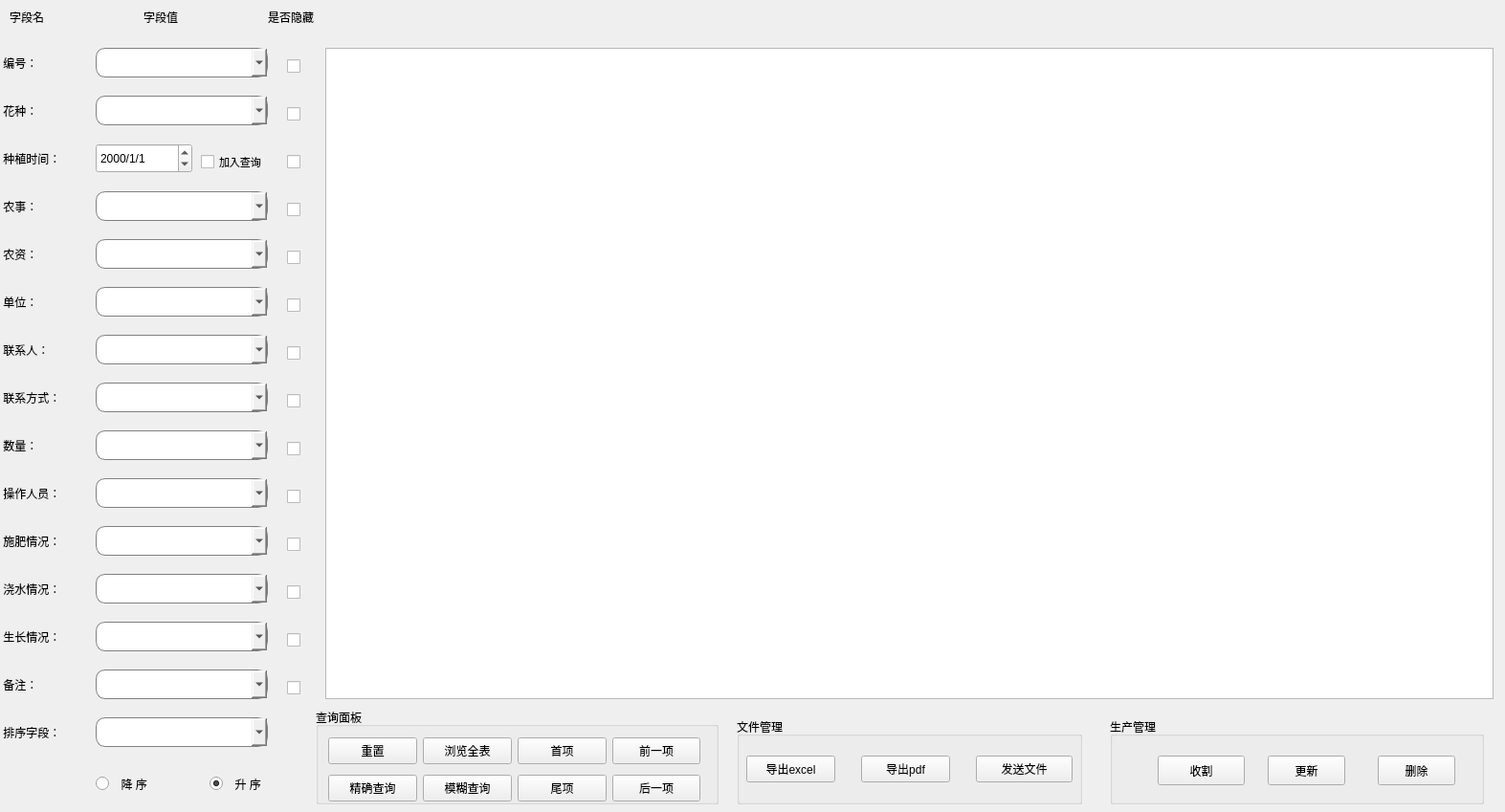
<?xml version="1.0" encoding="UTF-8"?>
<ui version="4.0">
 <class>selectWidget</class>
 <widget class="QWidget" name="selectWidget">
  <property name="geometry">
   <rect>
    <x>0</x>
    <y>0</y>
    <width>1573</width>
    <height>849</height>
   </rect>
  </property>
  <property name="windowTitle">
   <string>selectWidget</string>
  </property>
  <property name="windowIcon">
   <iconset resource="main.qrc">
    <normaloff>:/image/花.png</normaloff>:/image/花.png</iconset>
  </property>
  <widget class="QComboBox" name="feiliao">
   <property name="geometry">
    <rect>
     <x>100</x>
     <y>550</y>
     <width>180</width>
     <height>31</height>
    </rect>
   </property>
   <property name="styleSheet">
    <string notr="true">border: 1px solid gray;/*设置边框的粗细，以及颜色*/
border-radius: 10px;/*设置圆角的大小*/
padding: 0 8px;/*如果没有内容光标在开始往后移动0.8像素点*/
selection-background-color: darkgray;
   </string>
   </property>
   <property name="editable">
    <bool>true</bool>
   </property>
   <item>
    <property name="text">
     <string/>
    </property>
   </item>
   <item>
    <property name="text">
     <string>急缺肥料</string>
    </property>
   </item>
   <item>
    <property name="text">
     <string>缺少少量肥料</string>
    </property>
   </item>
   <item>
    <property name="text">
     <string>肥料情况正常</string>
    </property>
   </item>
  </widget>
  <widget class="QComboBox" name="growth">
   <property name="geometry">
    <rect>
     <x>100</x>
     <y>650</y>
     <width>180</width>
     <height>31</height>
    </rect>
   </property>
   <property name="styleSheet">
    <string notr="true">border: 1px solid gray;/*设置边框的粗细，以及颜色*/
border-radius: 10px;/*设置圆角的大小*/
padding: 0 8px;/*如果没有内容光标在开始往后移动0.8像素点*/
selection-background-color: darkgray;
   </string>
   </property>
   <property name="editable">
    <bool>true</bool>
   </property>
   <item>
    <property name="text">
     <string/>
    </property>
   </item>
   <item>
    <property name="text">
     <string>A</string>
    </property>
   </item>
   <item>
    <property name="text">
     <string>B+</string>
    </property>
   </item>
   <item>
    <property name="text">
     <string>B</string>
    </property>
   </item>
   <item>
    <property name="text">
     <string>C+</string>
    </property>
   </item>
   <item>
    <property name="text">
     <string>C</string>
    </property>
   </item>
   <item>
    <property name="text">
     <string>D</string>
    </property>
   </item>
  </widget>
  <widget class="QLabel" name="label_6">
   <property name="geometry">
    <rect>
     <x>0</x>
     <y>300</y>
     <width>91</width>
     <height>31</height>
    </rect>
   </property>
   <property name="styleSheet">
    <string notr="true">font: 20 12pt &quot;楷体&quot;;
</string>
   </property>
   <property name="text">
    <string> 单位：</string>
   </property>
  </widget>
  <widget class="QCheckBox" name="checktime">
   <property name="geometry">
    <rect>
     <x>300</x>
     <y>160</y>
     <width>31</width>
     <height>19</height>
    </rect>
   </property>
   <property name="font">
    <font>
     <family>Agency FB</family>
     <pointsize>8</pointsize>
    </font>
   </property>
   <property name="text">
    <string/>
   </property>
  </widget>
  <widget class="QLabel" name="label_9">
   <property name="geometry">
    <rect>
     <x>0</x>
     <y>450</y>
     <width>91</width>
     <height>31</height>
    </rect>
   </property>
   <property name="styleSheet">
    <string notr="true">font: 20 12pt &quot;楷体&quot;;
</string>
   </property>
   <property name="text">
    <string> 数量：</string>
   </property>
  </widget>
  <widget class="QComboBox" name="phone">
   <property name="geometry">
    <rect>
     <x>100</x>
     <y>400</y>
     <width>180</width>
     <height>31</height>
    </rect>
   </property>
   <property name="styleSheet">
    <string notr="true">border: 1px solid gray;/*设置边框的粗细，以及颜色*/
border-radius: 10px;/*设置圆角的大小*/
padding: 0 8px;/*如果没有内容光标在开始往后移动0.8像素点*/
selection-background-color: darkgray;
   </string>
   </property>
   <property name="editable">
    <bool>true</bool>
   </property>
   <item>
    <property name="text">
     <string/>
    </property>
   </item>
   <item>
    <property name="text">
     <string>13199988367</string>
    </property>
   </item>
   <item>
    <property name="text">
     <string>18654293471</string>
    </property>
   </item>
   <item>
    <property name="text">
     <string>15914477918</string>
    </property>
   </item>
   <item>
    <property name="text">
     <string>18660628727</string>
    </property>
   </item>
   <item>
    <property name="text">
     <string>18711931260</string>
    </property>
   </item>
  </widget>
  <widget class="QLabel" name="label_11">
   <property name="geometry">
    <rect>
     <x>0</x>
     <y>550</y>
     <width>91</width>
     <height>31</height>
    </rect>
   </property>
   <property name="styleSheet">
    <string notr="true">font: 20 12pt &quot;楷体&quot;;
</string>
   </property>
   <property name="text">
    <string> 施肥情况：</string>
   </property>
  </widget>
  <widget class="QComboBox" name="flowername">
   <property name="geometry">
    <rect>
     <x>100</x>
     <y>100</y>
     <width>180</width>
     <height>31</height>
    </rect>
   </property>
   <property name="styleSheet">
    <string notr="true">border: 1px solid gray;/*设置边框的粗细，以及颜色*/
border-radius: 10px;/*设置圆角的大小*/
padding: 0 8px;/*如果没有内容光标在开始往后移动0.8像素点*/
selection-background-color: darkgray;
   </string>
   </property>
   <property name="editable">
    <bool>true</bool>
   </property>
   <item>
    <property name="text">
     <string/>
    </property>
   </item>
   <item>
    <property name="text">
     <string>郁金香</string>
    </property>
   </item>
   <item>
    <property name="text">
     <string>玫瑰</string>
    </property>
   </item>
   <item>
    <property name="text">
     <string>水仙</string>
    </property>
   </item>
   <item>
    <property name="text">
     <string>康乃馨</string>
    </property>
   </item>
   <item>
    <property name="text">
     <string>百合</string>
    </property>
   </item>
  </widget>
  <widget class="QLabel" name="label_12">
   <property name="geometry">
    <rect>
     <x>0</x>
     <y>600</y>
     <width>91</width>
     <height>31</height>
    </rect>
   </property>
   <property name="styleSheet">
    <string notr="true">font: 20 12pt &quot;楷体&quot;;
</string>
   </property>
   <property name="text">
    <string> 浇水情况：</string>
   </property>
  </widget>
  <widget class="QCheckBox" name="checkcompany">
   <property name="geometry">
    <rect>
     <x>300</x>
     <y>310</y>
     <width>31</width>
     <height>19</height>
    </rect>
   </property>
   <property name="font">
    <font>
     <family>Agency FB</family>
     <pointsize>8</pointsize>
    </font>
   </property>
   <property name="text">
    <string/>
   </property>
  </widget>
  <widget class="QCheckBox" name="checkid">
   <property name="geometry">
    <rect>
     <x>300</x>
     <y>60</y>
     <width>31</width>
     <height>19</height>
    </rect>
   </property>
   <property name="font">
    <font>
     <family>Agency FB</family>
     <pointsize>8</pointsize>
    </font>
   </property>
   <property name="text">
    <string/>
   </property>
  </widget>
  <widget class="QLabel" name="label_7">
   <property name="geometry">
    <rect>
     <x>0</x>
     <y>350</y>
     <width>91</width>
     <height>31</height>
    </rect>
   </property>
   <property name="styleSheet">
    <string notr="true">font: 20 12pt &quot;楷体&quot;;
</string>
   </property>
   <property name="text">
    <string> 联系人：</string>
   </property>
  </widget>
  <widget class="QComboBox" name="thing">
   <property name="geometry">
    <rect>
     <x>100</x>
     <y>200</y>
     <width>180</width>
     <height>31</height>
    </rect>
   </property>
   <property name="styleSheet">
    <string notr="true">border: 1px solid gray;/*设置边框的粗细，以及颜色*/
border-radius: 10px;/*设置圆角的大小*/
padding: 0 8px;/*如果没有内容光标在开始往后移动0.8像素点*/
selection-background-color: darkgray;
   </string>
   </property>
   <property name="editable">
    <bool>true</bool>
   </property>
   <item>
    <property name="text">
     <string/>
    </property>
   </item>
   <item>
    <property name="text">
     <string>7</string>
    </property>
   </item>
   <item>
    <property name="text">
     <string>8</string>
    </property>
   </item>
   <item>
    <property name="text">
     <string>9</string>
    </property>
   </item>
  </widget>
  <widget class="QLabel" name="label_2">
   <property name="geometry">
    <rect>
     <x>0</x>
     <y>150</y>
     <width>91</width>
     <height>31</height>
    </rect>
   </property>
   <property name="styleSheet">
    <string notr="true">font: 20 12pt &quot;楷体&quot;;
</string>
   </property>
   <property name="text">
    <string> 种植时间：</string>
   </property>
  </widget>
  <widget class="QCheckBox" name="checkconnect">
   <property name="geometry">
    <rect>
     <x>300</x>
     <y>360</y>
     <width>31</width>
     <height>19</height>
    </rect>
   </property>
   <property name="font">
    <font>
     <family>Agency FB</family>
     <pointsize>8</pointsize>
    </font>
   </property>
   <property name="text">
    <string/>
   </property>
  </widget>
  <widget class="QLabel" name="label_18">
   <property name="geometry">
    <rect>
     <x>280</x>
     <y>10</y>
     <width>91</width>
     <height>16</height>
    </rect>
   </property>
   <property name="styleSheet">
    <string notr="true">font: 12pt &quot;楷体&quot;;</string>
   </property>
   <property name="text">
    <string>是否隐藏</string>
   </property>
  </widget>
  <widget class="QComboBox" name="id">
   <property name="geometry">
    <rect>
     <x>100</x>
     <y>50</y>
     <width>180</width>
     <height>31</height>
    </rect>
   </property>
   <property name="styleSheet">
    <string notr="true">border: 1px solid gray;/*设置边框的粗细，以及颜色*/
border-radius: 10px;/*设置圆角的大小*/
padding: 0 8px;/*如果没有内容光标在开始往后移动0.8像素点*/
selection-background-color: darkgray;
   </string>
   </property>
   <property name="editable">
    <bool>true</bool>
   </property>
   <item>
    <property name="text">
     <string/>
    </property>
   </item>
   <item>
    <property name="text">
     <string>2</string>
    </property>
   </item>
   <item>
    <property name="text">
     <string>3</string>
    </property>
   </item>
   <item>
    <property name="text">
     <string>4</string>
    </property>
   </item>
   <item>
    <property name="text">
     <string>5</string>
    </property>
   </item>
   <item>
    <property name="text">
     <string>6</string>
    </property>
   </item>
   <item>
    <property name="text">
     <string>7</string>
    </property>
   </item>
   <item>
    <property name="text">
     <string>8</string>
    </property>
   </item>
   <item>
    <property name="text">
     <string>9</string>
    </property>
   </item>
  </widget>
  <widget class="QRadioButton" name="shengxu">
   <property name="geometry">
    <rect>
     <x>219</x>
     <y>810</y>
     <width>91</width>
     <height>19</height>
    </rect>
   </property>
   <property name="styleSheet">
    <string notr="true">font: 20 12pt &quot;楷体&quot;;
</string>
   </property>
   <property name="text">
    <string>  升 序</string>
   </property>
   <property name="checked">
    <bool>true</bool>
   </property>
  </widget>
  <widget class="QCheckBox" name="checkfeiliao">
   <property name="geometry">
    <rect>
     <x>300</x>
     <y>560</y>
     <width>31</width>
     <height>19</height>
    </rect>
   </property>
   <property name="font">
    <font>
     <family>Agency FB</family>
     <pointsize>8</pointsize>
    </font>
   </property>
   <property name="text">
    <string/>
   </property>
  </widget>
  <widget class="QLabel" name="label">
   <property name="geometry">
    <rect>
     <x>0</x>
     <y>50</y>
     <width>91</width>
     <height>31</height>
    </rect>
   </property>
   <property name="styleSheet">
    <string notr="true">font: 20 12pt &quot;楷体&quot;;
</string>
   </property>
   <property name="text">
    <string> 编号：</string>
   </property>
  </widget>
  <widget class="QCheckBox" name="checkothers">
   <property name="geometry">
    <rect>
     <x>300</x>
     <y>710</y>
     <width>31</width>
     <height>19</height>
    </rect>
   </property>
   <property name="font">
    <font>
     <family>Agency FB</family>
     <pointsize>8</pointsize>
    </font>
   </property>
   <property name="text">
    <string/>
   </property>
  </widget>
  <widget class="QLabel" name="label_8">
   <property name="geometry">
    <rect>
     <x>0</x>
     <y>400</y>
     <width>91</width>
     <height>31</height>
    </rect>
   </property>
   <property name="styleSheet">
    <string notr="true">font: 20 12pt &quot;楷体&quot;;
</string>
   </property>
   <property name="text">
    <string> 联系方式：</string>
   </property>
  </widget>
  <widget class="QTableView" name="tableView">
   <property name="geometry">
    <rect>
     <x>340</x>
     <y>50</y>
     <width>1221</width>
     <height>681</height>
    </rect>
   </property>
  </widget>
  <widget class="QComboBox" name="money">
   <property name="geometry">
    <rect>
     <x>100</x>
     <y>250</y>
     <width>180</width>
     <height>31</height>
    </rect>
   </property>
   <property name="styleSheet">
    <string notr="true">border: 1px solid gray;/*设置边框的粗细，以及颜色*/
border-radius: 10px;/*设置圆角的大小*/
padding: 0 8px;/*如果没有内容光标在开始往后移动0.8像素点*/
selection-background-color: darkgray;
   </string>
   </property>
   <property name="editable">
    <bool>true</bool>
   </property>
   <item>
    <property name="text">
     <string/>
    </property>
   </item>
   <item>
    <property name="text">
     <string>8</string>
    </property>
   </item>
   <item>
    <property name="text">
     <string>9</string>
    </property>
   </item>
  </widget>
  <widget class="QRadioButton" name="jiangxu">
   <property name="geometry">
    <rect>
     <x>100</x>
     <y>810</y>
     <width>101</width>
     <height>19</height>
    </rect>
   </property>
   <property name="styleSheet">
    <string notr="true">font: 20 12pt &quot;楷体&quot;;
</string>
   </property>
   <property name="text">
    <string>  降 序</string>
   </property>
   <property name="checkable">
    <bool>true</bool>
   </property>
   <property name="checked">
    <bool>false</bool>
   </property>
   <property name="autoRepeat">
    <bool>false</bool>
   </property>
  </widget>
  <widget class="QComboBox" name="thesort">
   <property name="geometry">
    <rect>
     <x>100</x>
     <y>750</y>
     <width>180</width>
     <height>31</height>
    </rect>
   </property>
   <property name="styleSheet">
    <string notr="true">border: 1px solid gray;/*设置边框的粗细，以及颜色*/
border-radius: 10px;/*设置圆角的大小*/
padding: 0 8px;/*如果没有内容光标在开始往后移动0.8像素点*/
selection-background-color: darkgray;
   </string>
   </property>
   <property name="editable">
    <bool>true</bool>
   </property>
  </widget>
  <widget class="QLabel" name="label_13">
   <property name="geometry">
    <rect>
     <x>0</x>
     <y>650</y>
     <width>91</width>
     <height>31</height>
    </rect>
   </property>
   <property name="styleSheet">
    <string notr="true">font: 20 12pt &quot;楷体&quot;;
</string>
   </property>
   <property name="text">
    <string> 生长情况：</string>
   </property>
  </widget>
  <widget class="QComboBox" name="water">
   <property name="geometry">
    <rect>
     <x>100</x>
     <y>600</y>
     <width>180</width>
     <height>31</height>
    </rect>
   </property>
   <property name="styleSheet">
    <string notr="true">border: 1px solid gray;/*设置边框的粗细，以及颜色*/
border-radius: 10px;/*设置圆角的大小*/
padding: 0 8px;/*如果没有内容光标在开始往后移动0.8像素点*/
selection-background-color: darkgray;
   </string>
   </property>
   <property name="editable">
    <bool>true</bool>
   </property>
   <item>
    <property name="text">
     <string/>
    </property>
   </item>
   <item>
    <property name="text">
     <string>急缺水</string>
    </property>
   </item>
   <item>
    <property name="text">
     <string>缺少量水</string>
    </property>
   </item>
   <item>
    <property name="text">
     <string>浇水情况正常</string>
    </property>
   </item>
  </widget>
  <widget class="QCheckBox" name="checkmoney">
   <property name="geometry">
    <rect>
     <x>300</x>
     <y>260</y>
     <width>31</width>
     <height>19</height>
    </rect>
   </property>
   <property name="font">
    <font>
     <family>Agency FB</family>
     <pointsize>8</pointsize>
    </font>
   </property>
   <property name="text">
    <string/>
   </property>
  </widget>
  <widget class="QCheckBox" name="checkphone">
   <property name="geometry">
    <rect>
     <x>300</x>
     <y>410</y>
     <width>31</width>
     <height>19</height>
    </rect>
   </property>
   <property name="font">
    <font>
     <family>Agency FB</family>
     <pointsize>8</pointsize>
    </font>
   </property>
   <property name="text">
    <string/>
   </property>
  </widget>
  <widget class="QCheckBox" name="checkwater">
   <property name="geometry">
    <rect>
     <x>300</x>
     <y>610</y>
     <width>31</width>
     <height>19</height>
    </rect>
   </property>
   <property name="font">
    <font>
     <family>Agency FB</family>
     <pointsize>8</pointsize>
    </font>
   </property>
   <property name="text">
    <string/>
   </property>
  </widget>
  <widget class="QLabel" name="label_15">
   <property name="geometry">
    <rect>
     <x>0</x>
     <y>700</y>
     <width>91</width>
     <height>31</height>
    </rect>
   </property>
   <property name="styleSheet">
    <string notr="true">font: 20 12pt &quot;楷体&quot;;
</string>
   </property>
   <property name="text">
    <string> 备注：</string>
   </property>
  </widget>
  <widget class="QLabel" name="label_3">
   <property name="geometry">
    <rect>
     <x>10</x>
     <y>10</y>
     <width>72</width>
     <height>15</height>
    </rect>
   </property>
   <property name="styleSheet">
    <string notr="true">font: 12pt &quot;楷体&quot;;</string>
   </property>
   <property name="text">
    <string>字段名</string>
   </property>
  </widget>
  <widget class="QCheckBox" name="checkBox">
   <property name="geometry">
    <rect>
     <x>210</x>
     <y>160</y>
     <width>81</width>
     <height>19</height>
    </rect>
   </property>
   <property name="font">
    <font>
     <family>楷体</family>
     <pointsize>8</pointsize>
     <weight>1</weight>
     <italic>false</italic>
     <bold>false</bold>
    </font>
   </property>
   <property name="styleSheet">
    <string notr="true">font: 8 8pt &quot;楷体&quot;;
</string>
   </property>
   <property name="text">
    <string>加入查询</string>
   </property>
  </widget>
  <widget class="QComboBox" name="operater">
   <property name="geometry">
    <rect>
     <x>100</x>
     <y>500</y>
     <width>180</width>
     <height>31</height>
    </rect>
   </property>
   <property name="styleSheet">
    <string notr="true">border: 1px solid gray;/*设置边框的粗细，以及颜色*/
border-radius: 10px;/*设置圆角的大小*/
padding: 0 8px;/*如果没有内容光标在开始往后移动0.8像素点*/
selection-background-color: darkgray;
   </string>
   </property>
   <property name="editable">
    <bool>true</bool>
   </property>
   <item>
    <property name="text">
     <string/>
    </property>
   </item>
   <item>
    <property name="text">
     <string>钱光府</string>
    </property>
   </item>
   <item>
    <property name="text">
     <string>李墟洪</string>
    </property>
   </item>
   <item>
    <property name="text">
     <string>李斗翼</string>
    </property>
   </item>
   <item>
    <property name="text">
     <string>褚孺龙</string>
    </property>
   </item>
   <item>
    <property name="text">
     <string>李饯</string>
    </property>
   </item>
  </widget>
  <widget class="QCheckBox" name="checkoperator">
   <property name="geometry">
    <rect>
     <x>300</x>
     <y>510</y>
     <width>31</width>
     <height>19</height>
    </rect>
   </property>
   <property name="font">
    <font>
     <family>Agency FB</family>
     <pointsize>8</pointsize>
    </font>
   </property>
   <property name="text">
    <string/>
   </property>
  </widget>
  <widget class="QLabel" name="label_10">
   <property name="geometry">
    <rect>
     <x>0</x>
     <y>500</y>
     <width>91</width>
     <height>31</height>
    </rect>
   </property>
   <property name="styleSheet">
    <string notr="true">font: 20 12pt &quot;楷体&quot;;
</string>
   </property>
   <property name="text">
    <string> 操作人员：</string>
   </property>
  </widget>
  <widget class="QLabel" name="label_5">
   <property name="geometry">
    <rect>
     <x>0</x>
     <y>250</y>
     <width>91</width>
     <height>31</height>
    </rect>
   </property>
   <property name="styleSheet">
    <string notr="true">font: 20 12pt &quot;楷体&quot;;
</string>
   </property>
   <property name="text">
    <string> 农资：</string>
   </property>
  </widget>
  <widget class="QComboBox" name="num">
   <property name="geometry">
    <rect>
     <x>100</x>
     <y>450</y>
     <width>180</width>
     <height>31</height>
    </rect>
   </property>
   <property name="styleSheet">
    <string notr="true">border: 1px solid gray;/*设置边框的粗细，以及颜色*/
border-radius: 10px;/*设置圆角的大小*/
padding: 0 8px;/*如果没有内容光标在开始往后移动0.8像素点*/
selection-background-color: darkgray;
   </string>
   </property>
   <property name="editable">
    <bool>true</bool>
   </property>
   <item>
    <property name="text">
     <string/>
    </property>
   </item>
   <item>
    <property name="text">
     <string>2</string>
    </property>
   </item>
   <item>
    <property name="text">
     <string>3</string>
    </property>
   </item>
   <item>
    <property name="text">
     <string>4</string>
    </property>
   </item>
   <item>
    <property name="text">
     <string>5</string>
    </property>
   </item>
   <item>
    <property name="text">
     <string>6</string>
    </property>
   </item>
   <item>
    <property name="text">
     <string>7</string>
    </property>
   </item>
   <item>
    <property name="text">
     <string>8</string>
    </property>
   </item>
   <item>
    <property name="text">
     <string>9</string>
    </property>
   </item>
  </widget>
  <widget class="QCheckBox" name="checkname">
   <property name="geometry">
    <rect>
     <x>300</x>
     <y>110</y>
     <width>31</width>
     <height>19</height>
    </rect>
   </property>
   <property name="font">
    <font>
     <family>Agency FB</family>
     <pointsize>8</pointsize>
    </font>
   </property>
   <property name="text">
    <string/>
   </property>
  </widget>
  <widget class="QComboBox" name="others">
   <property name="geometry">
    <rect>
     <x>100</x>
     <y>700</y>
     <width>180</width>
     <height>31</height>
    </rect>
   </property>
   <property name="styleSheet">
    <string notr="true">border: 1px solid gray;/*设置边框的粗细，以及颜色*/
border-radius: 10px;/*设置圆角的大小*/
padding: 0 8px;/*如果没有内容光标在开始往后移动0.8像素点*/
selection-background-color: darkgray;
   </string>
   </property>
   <property name="editable">
    <bool>true</bool>
   </property>
  </widget>
  <widget class="QCheckBox" name="checkgrowth">
   <property name="geometry">
    <rect>
     <x>300</x>
     <y>660</y>
     <width>31</width>
     <height>19</height>
    </rect>
   </property>
   <property name="font">
    <font>
     <family>Agency FB</family>
     <pointsize>8</pointsize>
    </font>
   </property>
   <property name="text">
    <string/>
   </property>
  </widget>
  <widget class="QDateTimeEdit" name="starttime">
   <property name="geometry">
    <rect>
     <x>100</x>
     <y>150</y>
     <width>101</width>
     <height>31</height>
    </rect>
   </property>
   <property name="styleSheet">
    <string notr="true"/>
   </property>
   <property name="displayFormat">
    <string>yyyy/M/d </string>
   </property>
  </widget>
  <widget class="QComboBox" name="contacts">
   <property name="geometry">
    <rect>
     <x>100</x>
     <y>350</y>
     <width>180</width>
     <height>31</height>
    </rect>
   </property>
   <property name="styleSheet">
    <string notr="true">border: 1px solid gray;/*设置边框的粗细，以及颜色*/
border-radius: 10px;/*设置圆角的大小*/
padding: 0 8px;/*如果没有内容光标在开始往后移动0.8像素点*/
selection-background-color: darkgray;
   </string>
   </property>
   <property name="editable">
    <bool>true</bool>
   </property>
   <item>
    <property name="text">
     <string/>
    </property>
   </item>
   <item>
    <property name="text">
     <string>李慧馨</string>
    </property>
   </item>
   <item>
    <property name="text">
     <string>张瑗雁</string>
    </property>
   </item>
   <item>
    <property name="text">
     <string>周淑梁</string>
    </property>
   </item>
   <item>
    <property name="text">
     <string>张仪蓓</string>
    </property>
   </item>
   <item>
    <property name="text">
     <string>卫淑美</string>
    </property>
   </item>
  </widget>
  <widget class="QLabel" name="label_16">
   <property name="geometry">
    <rect>
     <x>0</x>
     <y>100</y>
     <width>91</width>
     <height>31</height>
    </rect>
   </property>
   <property name="styleSheet">
    <string notr="true">font: 20 12pt &quot;楷体&quot;;
</string>
   </property>
   <property name="text">
    <string> 花种：</string>
   </property>
  </widget>
  <widget class="QLabel" name="label_4">
   <property name="geometry">
    <rect>
     <x>0</x>
     <y>200</y>
     <width>91</width>
     <height>31</height>
    </rect>
   </property>
   <property name="styleSheet">
    <string notr="true">font: 20 12pt &quot;楷体&quot;;
</string>
   </property>
   <property name="text">
    <string> 农事：</string>
   </property>
  </widget>
  <widget class="QLabel" name="label_14">
   <property name="geometry">
    <rect>
     <x>0</x>
     <y>750</y>
     <width>91</width>
     <height>31</height>
    </rect>
   </property>
   <property name="styleSheet">
    <string notr="true">font: 20 12pt &quot;楷体&quot;;
</string>
   </property>
   <property name="text">
    <string> 排序字段：</string>
   </property>
  </widget>
  <widget class="QLabel" name="label_17">
   <property name="geometry">
    <rect>
     <x>150</x>
     <y>10</y>
     <width>72</width>
     <height>15</height>
    </rect>
   </property>
   <property name="styleSheet">
    <string notr="true">font: 12pt &quot;楷体&quot;;</string>
   </property>
   <property name="text">
    <string>字段值</string>
   </property>
  </widget>
  <widget class="QCheckBox" name="checkthing">
   <property name="geometry">
    <rect>
     <x>300</x>
     <y>210</y>
     <width>31</width>
     <height>19</height>
    </rect>
   </property>
   <property name="font">
    <font>
     <family>Agency FB</family>
     <pointsize>8</pointsize>
    </font>
   </property>
   <property name="text">
    <string/>
   </property>
  </widget>
  <widget class="QComboBox" name="company">
   <property name="geometry">
    <rect>
     <x>100</x>
     <y>300</y>
     <width>180</width>
     <height>31</height>
    </rect>
   </property>
   <property name="styleSheet">
    <string notr="true">border: 1px solid gray;/*设置边框的粗细，以及颜色*/
border-radius: 10px;/*设置圆角的大小*/
padding: 0 8px;/*如果没有内容光标在开始往后移动0.8像素点*/
selection-background-color: darkgray;
   </string>
   </property>
   <property name="editable">
    <bool>true</bool>
   </property>
   <item>
    <property name="text">
     <string/>
    </property>
   </item>
   <item>
    <property name="text">
     <string>登海五公司</string>
    </property>
   </item>
   <item>
    <property name="text">
     <string>博野衡公司</string>
    </property>
   </item>
   <item>
    <property name="text">
     <string>农梦而农业生产有限公司</string>
    </property>
   </item>
   <item>
    <property name="text">
     <string>登海轸农业生产有限公司</string>
    </property>
   </item>
  </widget>
  <widget class="QCheckBox" name="checknum">
   <property name="geometry">
    <rect>
     <x>300</x>
     <y>460</y>
     <width>31</width>
     <height>19</height>
    </rect>
   </property>
   <property name="font">
    <font>
     <family>Agency FB</family>
     <pointsize>8</pointsize>
    </font>
   </property>
   <property name="text">
    <string/>
   </property>
  </widget>
  <widget class="QGroupBox" name="groupBox">
   <property name="geometry">
    <rect>
     <x>1160</x>
     <y>750</y>
     <width>391</width>
     <height>91</height>
    </rect>
   </property>
   <property name="styleSheet">
    <string notr="true">font: 14pt &quot;楷体&quot;;</string>
   </property>
   <property name="title">
    <string>生产管理</string>
   </property>
   <widget class="QPushButton" name="shouge">
    <property name="geometry">
     <rect>
      <x>50</x>
      <y>40</y>
      <width>91</width>
      <height>31</height>
     </rect>
    </property>
    <property name="styleSheet">
     <string notr="true">background-color: rgb(225, 225, 225);border:1px groove gray;border-radius:4px;font: 20 12pt &quot;楷体&quot;;padding:1px 4px;border-style: outset;}


                                       
QPushButton:hover{background-color:#79ff50; color: black;}
                                    
QPushButton:pressed{background-color:rgb(204, 228, 247);border-style: inset;</string>
    </property>
    <property name="text">
     <string>收割</string>
    </property>
   </widget>
   <widget class="QPushButton" name="gengxin">
    <property name="geometry">
     <rect>
      <x>165</x>
      <y>40</y>
      <width>81</width>
      <height>31</height>
     </rect>
    </property>
    <property name="styleSheet">
     <string notr="true">background-color: rgb(225, 225, 225);border:1px groove gray;border-radius:4px;font: 20 12pt &quot;楷体&quot;;padding:1px 4px;border-style: outset;}


                                       
QPushButton:hover{background-color:#79ff50; color: black;}
                                    
QPushButton:pressed{background-color:rgb(204, 228, 247);border-style: inset;</string>
    </property>
    <property name="text">
     <string>更新</string>
    </property>
   </widget>
   <widget class="QPushButton" name="del">
    <property name="geometry">
     <rect>
      <x>280</x>
      <y>40</y>
      <width>81</width>
      <height>31</height>
     </rect>
    </property>
    <property name="styleSheet">
     <string notr="true">background-color: rgb(225, 225, 225);border:1px groove gray;border-radius:4px;font: 20 12pt &quot;楷体&quot;;padding:1px 4px;border-style: outset;}


                                       
QPushButton:hover{background-color:#79ff50; color: black;}
                                    
QPushButton:pressed{background-color:rgb(204, 228, 247);border-style: inset;</string>
    </property>
    <property name="text">
     <string>删除</string>
    </property>
   </widget>
  </widget>
  <widget class="QGroupBox" name="groupBox_2">
   <property name="geometry">
    <rect>
     <x>770</x>
     <y>750</y>
     <width>361</width>
     <height>91</height>
    </rect>
   </property>
   <property name="styleSheet">
    <string notr="true">font: 14pt &quot;楷体&quot;;</string>
   </property>
   <property name="title">
    <string>文件管理</string>
   </property>
   <widget class="QPushButton" name="excelout">
    <property name="geometry">
     <rect>
      <x>10</x>
      <y>40</y>
      <width>93</width>
      <height>28</height>
     </rect>
    </property>
    <property name="styleSheet">
     <string notr="true">background-color: rgb(225, 225, 225);border:1px groove gray;border-radius:4px;font: 20 12pt &quot;楷体&quot;;padding:1px 4px;border-style: outset;}


                                       
QPushButton:hover{background-color:#79ff50; color: black;}
                                    
QPushButton:pressed{background-color:rgb(204, 228, 247);border-style: inset;</string>
    </property>
    <property name="text">
     <string>导出excel</string>
    </property>
   </widget>
   <widget class="QPushButton" name="printpdf">
    <property name="geometry">
     <rect>
      <x>130</x>
      <y>40</y>
      <width>93</width>
      <height>28</height>
     </rect>
    </property>
    <property name="styleSheet">
     <string notr="true">background-color: rgb(225, 225, 225);border:1px groove gray;border-radius:4px;font: 20 12pt &quot;楷体&quot;;padding:1px 4px;border-style: outset;}


                                       
QPushButton:hover{background-color:#79ff50; color: black;}
                                    
QPushButton:pressed{background-color:rgb(204, 228, 247);border-style: inset;</string>
    </property>
    <property name="text">
     <string>导出pdf</string>
    </property>
   </widget>
   <widget class="QPushButton" name="printpdf_2">
    <property name="geometry">
     <rect>
      <x>250</x>
      <y>40</y>
      <width>101</width>
      <height>28</height>
     </rect>
    </property>
    <property name="styleSheet">
     <string notr="true">background-color: rgb(225, 225, 225);border:1px groove gray;border-radius:4px;font: 20 12pt &quot;楷体&quot;;padding:1px 4px;border-style: outset;}


                                       
QPushButton:hover{background-color:#79ff50; color: black;}
                                    
QPushButton:pressed{background-color:rgb(204, 228, 247);border-style: inset;</string>
    </property>
    <property name="text">
     <string>发送文件</string>
    </property>
   </widget>
  </widget>
  <widget class="QGroupBox" name="groupBox_3">
   <property name="geometry">
    <rect>
     <x>330</x>
     <y>740</y>
     <width>421</width>
     <height>101</height>
    </rect>
   </property>
   <property name="styleSheet">
    <string notr="true">font: 14pt &quot;楷体&quot;;</string>
   </property>
   <property name="title">
    <string>查询面板</string>
   </property>
   <widget class="QPushButton" name="nextitem">
    <property name="geometry">
     <rect>
      <x>310</x>
      <y>70</y>
      <width>92</width>
      <height>28</height>
     </rect>
    </property>
    <property name="styleSheet">
     <string notr="true">background-color: rgb(225, 225, 225);border:1px groove gray;border-radius:4px;font: 20 12pt &quot;楷体&quot;;padding:1px 4px;border-style: outset;}


                                       
QPushButton:hover{background-color:#79ff50; color: black;}
                                    
QPushButton:pressed{background-color:rgb(204, 228, 247);border-style: inset;</string>
    </property>
    <property name="text">
     <string>后一项</string>
    </property>
   </widget>
   <widget class="QPushButton" name="viewtab">
    <property name="geometry">
     <rect>
      <x>112</x>
      <y>31</y>
      <width>93</width>
      <height>28</height>
     </rect>
    </property>
    <property name="styleSheet">
     <string notr="true">background-color: rgb(225, 225, 225);border:1px groove gray;border-radius:4px;font: 20 12pt &quot;楷体&quot;;padding:1px 4px;border-style: outset;}


                                       
QPushButton:hover{background-color:#79ff50; color: black;}
                                    
QPushButton:pressed{background-color:rgb(204, 228, 247);border-style: inset;</string>
    </property>
    <property name="text">
     <string>浏览全表</string>
    </property>
   </widget>
   <widget class="QPushButton" name="firstrecord">
    <property name="geometry">
     <rect>
      <x>211</x>
      <y>31</y>
      <width>93</width>
      <height>28</height>
     </rect>
    </property>
    <property name="styleSheet">
     <string notr="true">background-color: rgb(225, 225, 225);border:1px groove gray;border-radius:4px;font: 20 12pt &quot;楷体&quot;;padding:1px 4px;border-style: outset;}


                                       
QPushButton:hover{background-color:#79ff50; color: black;}
                                    
QPushButton:pressed{background-color:rgb(204, 228, 247);border-style: inset;</string>
    </property>
    <property name="text">
     <string>首项</string>
    </property>
   </widget>
   <widget class="QPushButton" name="reset">
    <property name="geometry">
     <rect>
      <x>13</x>
      <y>31</y>
      <width>93</width>
      <height>28</height>
     </rect>
    </property>
    <property name="styleSheet">
     <string notr="true">background-color: rgb(225, 225, 225);border:1px groove gray;border-radius:4px;font: 20 12pt &quot;楷体&quot;;padding:1px 4px;border-style: outset;}


                                       
QPushButton:hover{background-color:#79ff50; color: black;}
                                    
QPushButton:pressed{background-color:rgb(204, 228, 247);border-style: inset;</string>
    </property>
    <property name="text">
     <string>重置</string>
    </property>
   </widget>
   <widget class="QPushButton" name="mohuselect">
    <property name="geometry">
     <rect>
      <x>112</x>
      <y>70</y>
      <width>93</width>
      <height>28</height>
     </rect>
    </property>
    <property name="styleSheet">
     <string notr="true">background-color: rgb(225, 225, 225);border:1px groove gray;border-radius:4px;font: 20 12pt &quot;楷体&quot;;padding:1px 4px;border-style: outset;}


                                       
QPushButton:hover{background-color:#79ff50; color: black;}
                                    
QPushButton:pressed{background-color:rgb(204, 228, 247);border-style: inset;</string>
    </property>
    <property name="text">
     <string>模糊查询</string>
    </property>
   </widget>
   <widget class="QPushButton" name="lastrecord">
    <property name="geometry">
     <rect>
      <x>211</x>
      <y>70</y>
      <width>93</width>
      <height>28</height>
     </rect>
    </property>
    <property name="styleSheet">
     <string notr="true">background-color: rgb(225, 225, 225);border:1px groove gray;border-radius:4px;font: 20 12pt &quot;楷体&quot;;padding:1px 4px;border-style: outset;}


                                       
QPushButton:hover{background-color:#79ff50; color: black;}
                                    
QPushButton:pressed{background-color:rgb(204, 228, 247);border-style: inset;</string>
    </property>
    <property name="text">
     <string>尾项</string>
    </property>
   </widget>
   <widget class="QPushButton" name="selectbth">
    <property name="geometry">
     <rect>
      <x>13</x>
      <y>70</y>
      <width>93</width>
      <height>28</height>
     </rect>
    </property>
    <property name="styleSheet">
     <string notr="true">background-color: rgb(225, 225, 225);border:1px groove gray;border-radius:4px;font: 20 12pt &quot;楷体&quot;;padding:1px 4px;border-style: outset;}


                                       
QPushButton:hover{background-color:#79ff50; color: black;}
                                    
QPushButton:pressed{background-color:rgb(204, 228, 247);border-style: inset;</string>
    </property>
    <property name="text">
     <string>精确查询</string>
    </property>
   </widget>
   <widget class="QPushButton" name="preitem">
    <property name="geometry">
     <rect>
      <x>310</x>
      <y>31</y>
      <width>92</width>
      <height>28</height>
     </rect>
    </property>
    <property name="styleSheet">
     <string notr="true">background-color: rgb(225, 225, 225);border:1px groove gray;border-radius:4px;font: 20 12pt &quot;楷体&quot;;padding:1px 4px;border-style: outset;}


                                       
QPushButton:hover{background-color:#79ff50; color: black;}
                                    
QPushButton:pressed{background-color:rgb(204, 228, 247);border-style: inset;</string>
    </property>
    <property name="text">
     <string>前一项</string>
    </property>
   </widget>
  </widget>
 </widget>
 <resources>
  <include location="main.qrc"/>
 </resources>
 <connections/>
</ui>
